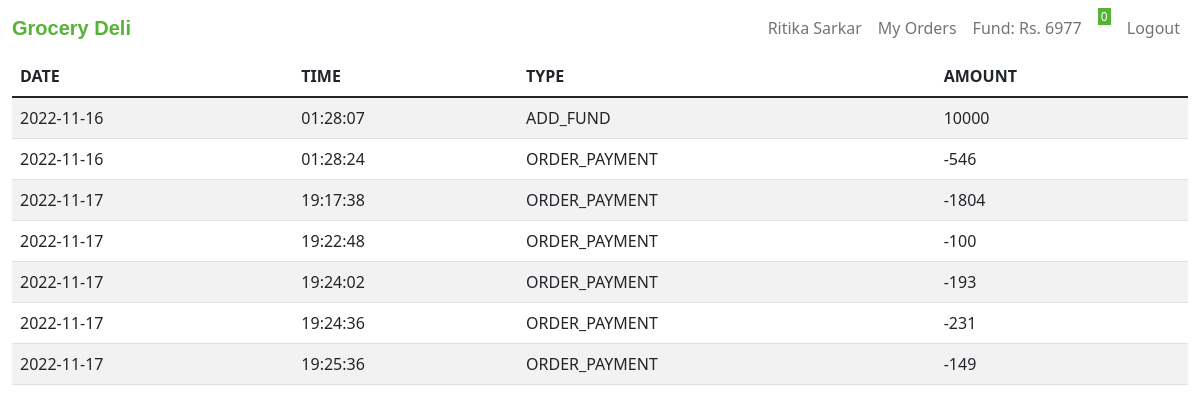
Page /transactions (signed in) on the committed database.
### tables this page shows
CREATE TABLE users (user_id INTEGER PRIMARY KEY AUTOINCREMENT NOT NULL, name TEXT NOT NULL, email TEXT NOT NULL, phone INTEGER NOT NULL, hash TEXT NOT NULL, cash NUMERIC DEFAULT 0.00);

CREATE TABLE transactions(tran_id INTEGER PRIMARY KEY AUTOINCREMENT NOT NULL, user_id INTEGER NOT NULL, tran_type TEXT NOT NULL, amount NUMERIC NOT NULL, datetime TEXT NOT NULL, tran_status TEXT DEFAULT success);

### app.py (the view)
@app.route("/transactions")
@login_required
def transactions():
    user_id = session["user_id"]
    user_data = db.execute("SELECT * FROM users WHERE user_id = ?;", user_id)
    transactions = db.execute("SELECT * FROM transactions WHERE user_id = ?", user_id)
    for i in transactions:
        i["date"] = datetime.datetime.strptime(i["datetime"], '%Y-%m-%d %H:%M:%S').date()
        i["time"] = datetime.datetime.strptime(i["datetime"], '%Y-%m-%d %H:%M:%S').time()
    return render_template("transactions.html", transactions=transactions, user_data=user_data)

### app.py (called while the page is built)
@app.after_request
def after_request(response):
    response.headers["Cache-Control"] = "no-cache, no-store, must-revalidate"
    response.headers["Expires"] = 0
    response.headers["Pragma"] = "no-cache"
    return response

def login_required(f):
    @wraps(f)
    def decorated_function(*args, **kwargs):
        if session.get("user_id") is None:
            return redirect("/login")
        return f(*args, **kwargs)
    return decorated_function

### templates/transactions.html (shortened to what this page needs)
{% extends "layout.html" %}
{% block user %}
    {{ user_data[0]["name"] }}
{% endblock %}
{% block fund %}
    Fund: Rs. {{ user_data[0]["cash"] }}
{% endblock %}
{% block main %}
<table class="table table-striped">
    <thead>
        <tr>
            <th>DATE</th>
            <th>TIME</th>
            <th>TYPE</th>
            <th>AMOUNT</th>
        </tr>
    </thead>
    <tbody>
        {% for i in transactions %}
        <tr>
            <td>{{ i["date"] }}</td>
            <td>{{ i["time"] }}</td>
            <td>{{ i["tran_type"] }}</td>
            <td>{{ i["amount"] }}</td>
        </tr>
        {% endfor %}
    </tbody>
</table>
{% endblock %}

### templates/layout.html (shortened to what this page needs)
<!DOCTYPE html>
<html lang="en">
<head>
    <link href="https://cdn.jsdelivr.net/npm/bootstrap@5.1.3/dist/css/bootstrap.min.css" rel="stylesheet">
    <link href="/static/style.css" rel="stylesheet">
    <link href="https://cdn.jsdelivr.net/npm/bootstrap@5.1.3/dist/css/bootstrap.min.css" rel="stylesheet">
</head>
<body>
    <nav class="navbar navbar-expand-lg navbar-light" style="background-color: #ffffff;">
        <div class="container-fluid">
            <a class="navbar-brand" href="/" style="font-family: Helvetica; color:#54B435"><strong>Grocery Deli&nbsp&nbsp</strong><iconify-icon icon="game-icons:fruit-bowl" style="color: #54b435;" width="30" height="30"></iconify-icon></a>
            <div class="collapse navbar-collapse" id="navbarSupportedContent">
                {% if session["user_id"] %}
                    <ul class="navbar-nav ms-auto mb-2 mb-lg-0">
                        <li class="nav-item">
                            <a class="nav-link" href="/account">{% block user %}{% endblock %}</a>
                        </li>
                        <li class="nav-item">
                            <a class="nav-link" href="/orders">My Orders</a>
                        </li>
                        <li class="nav-item">
                            <a class="nav-link" aria-current="page" href="/add_fund">{% block fund %}{% endblock %}</a>
                        </li>
                        <li class="nav-item">
                            <a class="nav-link py-0 gy-0" aria-current="page" href="/cart">
                                <span class="py-0 gy-0"style="vertical-align:top;text-decoration: none; font-size:.75rem; background-color: #54B435 ; color: #ffffff;">&nbsp{{cart|length}}&nbsp</span>
                            </a>
                        </li>
                        <li class="nav-item">
                            <a class="nav-link" href="/logout">Logout</a>
                        </li>
                    </ul>
                {% endif %}
            </div>
        </div>
    </nav>
    <main class="container-fluid">
        {% block main %}{% endblock %}
    </main>
</body>
</html>

### rows in the picture
users: name "Ritika Sarkar", cash "6977"
transactions: date "2022-11-16", time "01:28:07", tran_type "ADD_FUND", amount "10000"
transactions: date "2022-11-16", time "01:28:24", tran_type "ORDER_PAYMENT", amount "-546"
transactions: date "2022-11-17", time "19:17:38", tran_type "ORDER_PAYMENT", amount "-1804"
transactions: date "2022-11-17", time "19:22:48", tran_type "ORDER_PAYMENT", amount "-100"
transactions: date "2022-11-17", time "19:24:02", tran_type "ORDER_PAYMENT", amount "-193"
transactions: date "2022-11-17", time "19:24:36", tran_type "ORDER_PAYMENT", amount "-231"
transactions: date "2022-11-17", time "19:25:36", tran_type "ORDER_PAYMENT", amount "-149"

### other values in the picture
{{ cart|length }} "0"
